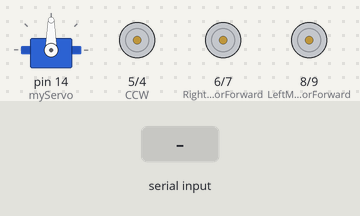
Simulated run of this sketch. Board: Arduino Uno, built with avr-gcc and run on an emulated ATmega328P. Shown: servo, motor-driver pin pairs drawn as motors (green arrow = first pin HIGH = forward, orange = second pin HIGH = backward, longer = more drive). Inputs (shaded band) come from the test bench.

Above: at 1.2 s.
1.3 s: "M" received over Serial
At 1.7 s:
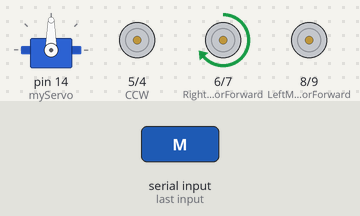
2.8 s: "B" received over Serial
At 4.0 s:
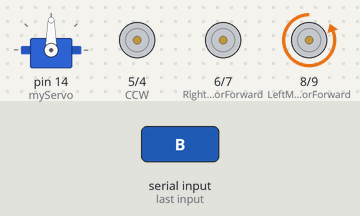
4.3 s: "L" received over Serial
At 5.1 s:
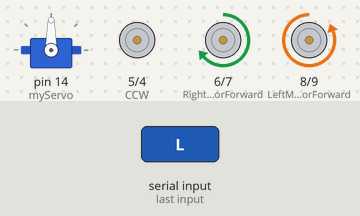
5.8 s: "F" received over Serial
At 6.3 s:
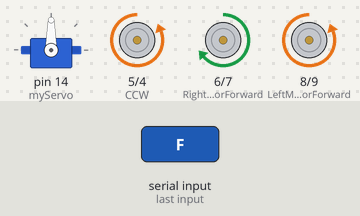
Timing chart, 0 to 17.3 s (numbered marks = the images above; inputs shaded):
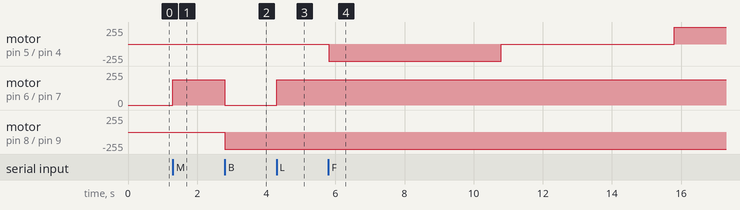

The sketch:

arduino_agent.ino
```cpp
#define incomingByte 0
#include <Servo.h>

//Motor A
const int RightMotorForward = 6;    // IN1
const int RightMotorBackward = 7;   // IN2

//Motor B
const int LeftMotorForward = 8;     // IN3
const int LeftMotorBackward = 9;    // IN4

//Relay Switch Motor Controller
#define CW 4
#define CCW 5

int8_t LmotorSpeed = (255*3)/4;
int8_t RmotorSpeed = (255*3)/4;


//define the servo name
Servo myServo;
void setup()
{
  Serial.begin(9600);
  for (int thisPin = 2; thisPin < 7; thisPin++) {
  pinMode(RightMotorForward, OUTPUT);
  pinMode(LeftMotorForward, OUTPUT);
  pinMode(LeftMotorBackward, OUTPUT);
  pinMode(RightMotorBackward, OUTPUT);

  pinMode(CW, OUTPUT);
  pinMode(CCW, OUTPUT);

  myServo.attach(14); //A0
  }
}

void loop() {
  // read the sensor:
  if (Serial.available() > 0) {
    int inByte = Serial.read();
    switch (inByte) {
      // forward
      case 'M':
      analogWrite(RightMotorForward, LmotorSpeed);
      analogWrite(RightMotorBackward, 0);
      analogWrite(LeftMotorForward, RmotorSpeed);
      analogWrite(LeftMotorBackward, 0);
      delay(100);
        break;
      // backward
      case 'B':
      analogWrite(RightMotorForward, 0);
      analogWrite(RightMotorBackward, LmotorSpeed);
      analogWrite(LeftMotorForward, 0);
      analogWrite(LeftMotorBackward, RmotorSpeed);
      delay(100);
        break;
      // backward
      case 'L':
      analogWrite(RightMotorForward, LmotorSpeed);
      analogWrite(RightMotorBackward,0);
      analogWrite(LeftMotorForward, 0);
      analogWrite(LeftMotorBackward, RmotorSpeed);
      delay(100);
        break;

      case 'R':
      analogWrite(RightMotorForward, 0);     //R
      analogWrite(RightMotorBackward, LmotorSpeed);
      analogWrite(LeftMotorForward, RmotorSpeed);
      analogWrite(LeftMotorBackward, 0);
      delay(100);
        break;
      // Stop Motors
      case 'S':
      analogWrite(RightMotorForward, 0);
      analogWrite(RightMotorBackward, 0);
      analogWrite(LeftMotorForward, 0);
      analogWrite(LeftMotorBackward, 0);
        break;
      //  Linear moter
      case 'F':
      digitalWrite(CW,HIGH);
      delay(5000);
      digitalWrite(CW, LOW);
      digitalWrite(CW, LOW);
      digitalWrite(CW, LOW);
      delay(5000);
      digitalWrite(CCW, HIGH);
      delay(5000);
      digitalWrite(CCW, LOW);
        break;
        }
    }
}
```

Measured:
- after the input at 1.3 s, motor on pin 6 (RightMotorForward) / pin 7 (RightMotorBackward): stopped → forward 191/255 at once
- after the input at 2.8 s, motor on pin 6 (RightMotorForward) / pin 7 (RightMotorBackward): forward 191/255 → stopped at once; motor on pin 8 (LeftMotorForward) / pin 9 (LeftMotorBackward): stopped → backward 255/255 at once
- after the input at 4.3 s, motor on pin 6 (RightMotorForward) / pin 7 (RightMotorBackward): stopped → forward 191/255 at once
- after the input at 5.8 s, motor on pin 5 (CCW) / pin 4 (CW): stopped → backward 255/255 at once, → stopped 5.0 s later, → forward 255/255 5.0 s later
